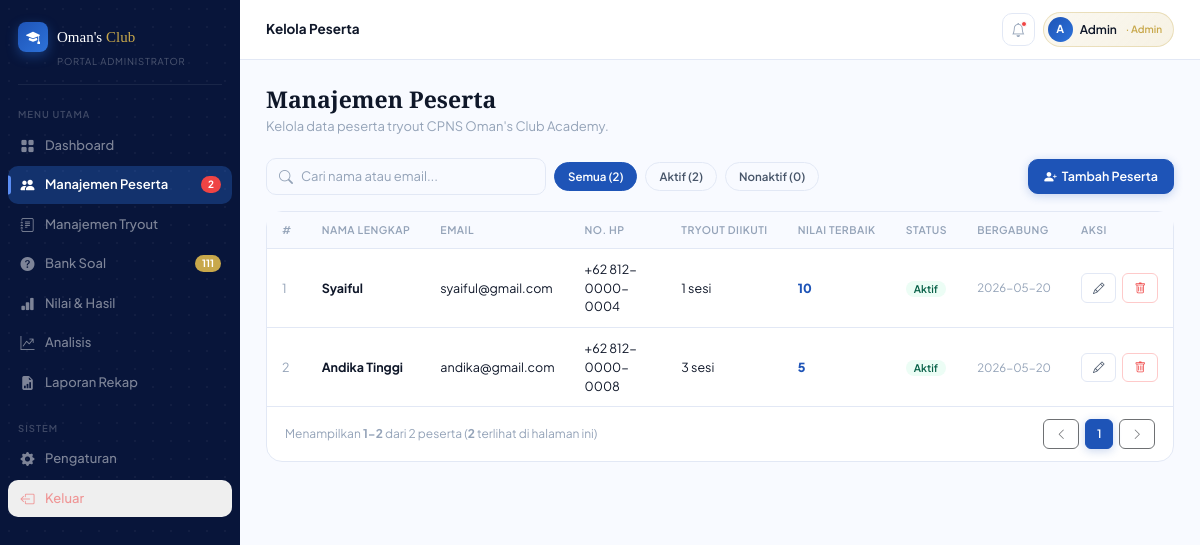
Screenshot of /Admin/kelola-peserta (signed in) with the database file from the repository.
### tables this page shows
CREATE TABLE IF NOT EXISTS `user` (
  `id_user` int unsigned NOT NULL AUTO_INCREMENT,
  `nama` varchar(100) NOT NULL,
  `email` varchar(150) NOT NULL,
  `password` varchar(255) NOT NULL COMMENT 'bcrypt hash',
  `no_hp` varchar(20) DEFAULT NULL,
  `role` enum('admin','peserta') NOT NULL DEFAULT 'peserta',
  `status` enum('aktif','nonaktif') NOT NULL DEFAULT 'aktif',
  `foto` varchar(255) DEFAULT NULL COMMENT 'path file foto profil',
  `last_login` datetime DEFAULT NULL,
  `created_at` datetime NOT NULL DEFAULT CURRENT_TIMESTAMP,
  `updated_at` datetime NOT NULL DEFAULT CURRENT_TIMESTAMP ON UPDATE CURRENT_TIMESTAMP,
  PRIMARY KEY (`id_user`),
  UNIQUE KEY `uq_email` (`email`),
  KEY `idx_role` (`role`),
  KEY `idx_status` (`status`)
);

### app/Kontrol/Admin/AdminPage.php (called while the page is built, shortened)
<?php
function AKelolaPeserta(){
    include BASE_PATH . "/app/Tampilan/Layout/Admin-layout.php";
}
?>

### app/Pusat/routing.php (called while the page is built, shortened)
<?php
$routes = [];
function request($uri, $method) {
    global $routes;
    $uri = parse_url($uri, PHP_URL_PATH);
    $method = strtoupper($_POST['_method'] ?? $method);
    $callback = $routes[$method][$uri] ?? null;
    call_user_func($callback);
}
?>

### public/index.php (called while the page is built, shortened)
<?php
require BASE_PATH . '/app/Pusat/db.php';
require BASE_PATH . '/app/Pusat/routing.php';
request($_SERVER['REQUEST_URI'], $_SERVER['REQUEST_METHOD']);
?>

### app/Pusat/db.php (called while the page is built, shortened)
<?php
class DatabasePool
{
    private static array $connections = [];
    private static ?array $env = null;
    public static function connection(string $name = 'default'): PDO
    {
        if (isset(self::$connections[$name])) {
            return self::$connections[$name];
        }
        $config = self::config();
        $dsn = sprintf(
            'mysql:host=%s;port=%s;dbname=%s;charset=%s',
            $config['host'],
            $config['port'],
            $config['database'],
            $config['charset']
        );
        self::$connections[$name] = new PDO($dsn, $config['username'], $config['password'], [
            PDO::ATTR_ERRMODE => PDO::ERRMODE_EXCEPTION,
            PDO::ATTR_DEFAULT_FETCH_MODE => PDO::FETCH_ASSOC,
            PDO::ATTR_EMULATE_PREPARES => false,
            PDO::ATTR_PERSISTENT => true,
            PDO::MYSQL_ATTR_INIT_COMMAND => "SET NAMES {$config['charset']} COLLATE utf8mb4_unicode_ci",
        ]);
        return self::$connections[$name];
    }
    public static function query(string $sql, array $params = []): PDOStatement
    {
        $statement = self::connection()->prepare($sql);
        $statement->execute($params);
        return $statement;
    }
    public static function fetchAll(string $sql, array $params = []): array
    {
        return self::query($sql, $params)->fetchAll();
    }
    public static function config(): array
    {
        $env = self::env();
        return [
            'host' => $env['DB_HOST'] ?? '127.0.0.1',
            'port' => $env['DB_PORT'] ?? '3306',
            'database' => $env['DB_DATABASE'] ?? 'db_tryout_cpns',
            'username' => $env['DB_USERNAME'] ?? 'root',
            'password' => $env['DB_PASSWORD'] ?? '',
            'charset' => $env['DB_CHARSET'] ?? 'utf8mb4',
        ];
    }
    private static function env(): array
    {
        self::$env = [];
        $path = defined('BASE_PATH') ? BASE_PATH . '/.env' : dirname(__DIR__, 2) . '/.env';
        foreach (file($path, FILE_IGNORE_NEW_LINES | FILE_SKIP_EMPTY_LINES) as $line) {
            $line = trim($line);
            if ($line === '' || str_starts_with($line, '#') || !str_contains($line, '=')) {
                continue;
            }
            [$key, $value] = explode('=', $line, 2);
            $key = trim($key);
            $value = trim($value);
            $value = trim($value, "\"'");
            self::$env[$key] = $value;
        }
        return self::$env;
    }
}
function db_fetch_all(string $sql, array $params = []): array
{
    return DatabasePool::fetchAll($sql, $params);
}
?>

### app/Tampilan/Halaman/Admin/kelola-peserta-admin.php (the view, shortened to what this page needs)
<?php
$pesertaRows = [];
$participantStats = [
  'semua' => 0,
  'aktif' => 0,
  'nonaktif' => 0,
];
$perPage = 10;
$currentPage = max(1, (int) ($_GET['page'] ?? 1));
$totalPages = 1;
$startNumber = 0;
$endNumber = 0;
try {
  $statRows = db_fetch_all("
    SELECT status, COUNT(*) AS total
    FROM user
    WHERE role = 'peserta'
    GROUP BY status
  ");
  foreach ($statRows as $row) {
    if (isset($participantStats[$row['status']])) {
      $participantStats[$row['status']] = (int) $row['total'];
    }
  }
  $participantStats['semua'] = $participantStats['aktif'] + $participantStats['nonaktif'];
  $totalPages = max(1, (int) ceil($participantStats['semua'] / $perPage));
  $currentPage = min($currentPage, $totalPages);
  $offset = ($currentPage - 1) * $perPage;
  $startNumber = $participantStats['semua'] ? $offset + 1 : 0;
  $pesertaRows = db_fetch_all("
    SELECT
      u.id_user,
      u.nama,
      u.email,
      u.no_hp,
      u.status,
      DATE(u.created_at) AS bergabung,
      COUNT(h.id_hasil) AS tryout_diikuti,
      COALESCE(MAX(h.total_nilai), 0) AS nilai_terbaik
    FROM user u
    LEFT JOIN hasil h ON h.id_user = u.id_user AND h.status_pengerjaan IN ('selesai', 'timeout')
    WHERE u.role = 'peserta'
    GROUP BY u.id_user, u.nama, u.email, u.no_hp, u.status, u.created_at
    ORDER BY u.created_at DESC, u.id_user DESC
    LIMIT {$perPage} OFFSET {$offset}
  ");
  $endNumber = min($offset + count($pesertaRows), $participantStats['semua']);
} catch (Throwable $e) {
  $flash = [
    'type' => 'error',
    'message' => 'Data peserta belum bisa dibaca: ' . $e->getMessage(),
  ];
}
$pesertaUrl = function (int $page): string {
  return BASE_URL . '/Admin/kelola-peserta?' . http_build_query(['page' => max(1, $page)]);
};
$pageStart = max(1, $currentPage - 2);
$pageEnd = min($totalPages, $currentPage + 2);
if ($pageEnd - $pageStart < 4) {
  $pageStart = max(1, $pageEnd - 4);
  $pageEnd = min($totalPages, $pageStart + 4);
}
?>
<div class="page active" id="pg-peserta">
    <div class="page-body">
      <div class="page-heading anim">
        <h2>Manajemen Peserta</h2>
        <p>Kelola data peserta tryout CPNS Oman's Club Academy.</p>
      </div>
      <div style="display:flex;align-items:center;justify-content:space-between;gap:12px;flex-wrap:wrap;margin-bottom:16px;" class="anim anim-d1">
        <div style="display:flex;align-items:center;gap:8px;flex-wrap:wrap;flex:1;">
          <div class="search-bar" style="max-width:280px;flex:1;">
            <i class="bi bi-search"></i>
            <input type="text" placeholder="Cari nama atau email..." oninput="filterPeserta(this.value)" id="srch-peserta"/>
          </div>
          <div class="filter-bar" style="margin-bottom:0;">
            <button class="filter-btn active" onclick="filterStatus('semua',this)">Semua (<?= $participantStats['semua'] ?>)</button>
            <button class="filter-btn" onclick="filterStatus('aktif',this)">Aktif (<?= $participantStats['aktif'] ?>)</button>
            <button class="filter-btn" onclick="filterStatus('nonaktif',this)">Nonaktif (<?= $participantStats['nonaktif'] ?>)</button>
          </div>
        </div>
        <a class="btn btn-primary" href="<?= BASE_URL ?>/Admin/tambah-peserta">
          <i class="bi bi-person-plus-fill"></i> Tambah Peserta
        </a>
      </div>
      <div class="card anim anim-d2">
        <div style="overflow-x:auto;">
          <table class="data-table" id="tbl-peserta">
            <thead>
              <tr>
                <th>#</th>
                <th>Nama Lengkap</th>
                <th>Email</th>
                <th>No. HP</th>
                <th>Tryout Diikuti</th>
                <th>Nilai Terbaik</th>
                <th>Status</th>
                <th>Bergabung</th>
                <th>Aksi</th>
              </tr>
            </thead>
            <tbody id="tbody-peserta">
              <?php foreach ($pesertaRows as $index => $peserta): ?>
                <tr data-status="<?= htmlspecialchars($peserta['status']) ?>" data-search="<?= htmlspecialchars(strtolower($peserta['nama'] . ' ' . $peserta['email'] . ' ' . ($peserta['no_hp'] ?? ''))) ?>">
                  <td style="color:var(--ash);"><?= $startNumber + $index ?></td>
                  <td style="font-weight:700;"><?= htmlspecialchars($peserta['nama']) ?></td>
                  <td><?= htmlspecialchars($peserta['email']) ?></td>
                  <td><?= htmlspecialchars($peserta['no_hp'] ?? '-') ?></td>
                  <td><?= (int) $peserta['tryout_diikuti'] ?> sesi</td>
                  <td style="font-weight:800;color:var(--blue-main);"><?= number_format((float) $peserta['nilai_terbaik'], 0) ?></td>
                  <td><span class="badge <?= $peserta['status'] === 'aktif' ? 'badge-pass' : 'badge-fail' ?>"><?= ucfirst($peserta['status']) ?></span></td>
                  <td style="color:var(--ash);font-size:11.5px;white-space:nowrap;"><?= htmlspecialchars($peserta['bergabung']) ?></td>
                  <td>
                    <div style="display:inline-flex;gap:6px;align-items:center;">
                      <a class="btn btn-ghost btn-sm" href="<?= BASE_URL ?>/Admin/edit-peserta?id=<?= (int) $peserta['id_user'] ?>" title="Edit peserta"><i class="bi bi-pencil"></i></a>
                      <form method="post" action="<?= BASE_URL ?>/Admin/peserta" onsubmit="return confirm('Hapus peserta ini? Data hasil tryout peserta juga dapat ikut terdampak oleh relasi database.');" style="display:inline-flex;">
                        <button class="btn btn-danger btn-sm" type="submit" title="Hapus peserta"><i class="bi bi-trash"></i></button>
                      </form>
                    </div>
                  </td>
                </tr>
              <?php endforeach; ?>
            </tbody>
          </table>
        </div>
        <div style="padding:12px 18px;border-top:1px solid var(--smoke);display:flex;align-items:center;justify-content:space-between;">
          <div style="font-size:12px;color:var(--ash);">
            Menampilkan <strong><?= $startNumber ?>-<?= $endNumber ?></strong> dari <?= $participantStats['semua'] ?> peserta
            <span style="color:var(--ash);">(<strong id="peserta-count"><?= count($pesertaRows) ?></strong> terlihat di halaman ini)</span>
          </div>
          <div style="display:flex;gap:6px;">
            <?php if ($currentPage > 1): ?>
              <a class="btn btn-ghost btn-sm" href="<?= $pesertaUrl($currentPage - 1) ?>" title="Halaman sebelumnya"><i class="bi bi-chevron-left"></i></a>
            <?php else: ?>
              <button class="btn btn-ghost btn-sm" type="button" disabled title="Halaman sebelumnya"><i class="bi bi-chevron-left"></i></button>
            <?php endif; ?>
            <?php for ($page = $pageStart; $page <= $pageEnd; $page++): ?>
              <a class="btn <?= $page === $currentPage ? 'btn-primary' : 'btn-ghost' ?> btn-sm" href="<?= $pesertaUrl($page) ?>"><?= $page ?></a>
            <?php endfor; ?>
            <?php if ($currentPage < $totalPages): ?>
              <a class="btn btn-ghost btn-sm" href="<?= $pesertaUrl($currentPage + 1) ?>" title="Halaman berikutnya"><i class="bi bi-chevron-right"></i></a>
            <?php else: ?>
              <button class="btn btn-ghost btn-sm" type="button" disabled title="Halaman berikutnya"><i class="bi bi-chevron-right"></i></button>
            <?php endif; ?>
          </div>
        </div>
      </div>
    </div>
  </div>

### public/Styles/Basis/variables.css (style rules this page uses)
:root { --navy: #08153A; --blue-dark: #0D2149; --blue-mid: #1A3D7C; --blue-main: #1E54B7; --blue-bright: #2D72D9; --blue-light: #5B8EF5; --blue-pale: #DAE5FD; --blue-ghost: #EBF2FE; --frost: #F0F5FF; --white: #FFFFFF; --off-white: #F7FAFF; --ink: #0F1729; --slate: #475569; --ash: #94A3B8; --smoke: #E2E8F5; --cloud: #F8FAFF; --gold: #C8A84B; --gold-light: #F0D070; --emerald: #10B981; --crimson: #EF4444; --amber: #F59E0B; --sb-w: 240px; --bar-h: 60px; --r-lg: 16px; --r-md: 10px; --r-sm: 6px; --r-xs: 4px; --shadow-sm: 0 1px 2px 0 rgb(0 0 0 / 0.05); --shadow-md: 0 4px 6px -1px rgb(0 0 0 / 0.1); --shadow-lg: 0 10px 15px -3px rgb(0 0 0 / 0.1); --shadow-xl: 0 20px 25px -5px rgb(0 0 0 / 0.1); --transition-fast: 0.15s ease; --transition-normal: 0.22s ease; --transition-slow: 0.3s ease; --z-dropdown: 100; --z-sticky: 200; --z-sidebar: 300; --z-modal: 500; --z-toast: 600; }

### public/Styles/Layout/main.css (style rules this page uses)
.page { display: none; flex: 1; }
.page.active { display: block; }
.page-body { padding: 26px; max-width: 1200px; }
.page-heading { margin-bottom: 22px; }
.page-heading h2 { font-family: 'Playfair Display', serif; font-size: 23px; color: var(--ink); line-height: 1.2; margin-bottom: 3px; }
.page-heading p { font-size: 13px; color: var(--ash); }
.filter-bar { display: flex; align-items: center; gap: 8px; flex-wrap: wrap; margin-bottom: 16px; }

### public/Styles/Komponen/cards.css (style rules this page uses)
.card { background: var(--white); border: 1px solid var(--smoke); border-radius: var(--r-lg); transition: box-shadow var(--transition-normal), border-color var(--transition-normal); }

### public/Styles/Komponen/buttons.css (style rules this page uses)
.btn { display: inline-flex; align-items: center; gap: 5px; font-family: 'Plus Jakarta Sans', sans-serif; font-size: 12.5px; font-weight: 600; padding: 7px 15px; border-radius: var(--r-md); cursor: pointer; transition: all var(--transition-fast); border: 1.5px solid transparent; text-decoration: none; }
.btn-primary { background: var(--blue-main); color: #fff; border-color: var(--blue-main); box-shadow: 0 2px 10px rgba(30, 84, 183, 0.24); }
.btn-ghost { background: transparent; color: var(--slate); border-color: var(--smoke); }
.btn-danger { background: transparent; color: var(--crimson); border-color: #FECACA; }
.btn-sm { padding: 5px 11px; font-size: 11.5px; border-radius: var(--r-sm); }
.filter-btn { font-size: 11.5px; font-weight: 600; padding: 5px 13px; border-radius: 20px; border: 1.5px solid var(--smoke); background: transparent; color: var(--slate); cursor: pointer; transition: all var(--transition-fast); font-family: 'Plus Jakarta Sans', sans-serif; }
.filter-btn.active { background: var(--blue-main); border-color: var(--blue-main); color: #fff; }

### public/Styles/Komponen/forms.css (style rules this page uses)
.search-bar { display: flex; align-items: center; gap: 8px; background: var(--cloud); border: 1.5px solid var(--smoke); border-radius: var(--r-md); padding: 7px 12px; transition: all var(--transition-fast); }
.search-bar i { color: var(--ash); font-size: 14px; flex-shrink: 0; }
.search-bar input { border: none; background: transparent; outline: none; font-size: 13px; font-family: 'Plus Jakarta Sans', sans-serif; color: var(--ink); width: 100%; }
.search-bar input::placeholder { color: var(--ash); }

### public/Styles/Komponen/tables.css (style rules this page uses)
.data-table { width: 100%; border-collapse: collapse; }
.data-table thead th { font-size: 10.5px; font-weight: 600; letter-spacing: 0.5px; text-transform: uppercase; color: var(--ash); padding: 10px 15px; background: var(--cloud); border-bottom: 1px solid var(--smoke); white-space: nowrap; text-align: left; }
.data-table tbody td { padding: 11px 15px; font-size: 12.5px; color: var(--ink); border-bottom: 1px solid var(--smoke); }
.data-table tbody tr:last-child td { border-bottom: none; }

### public/Styles/Komponen/badges.css (style rules this page uses)
.badge { display: inline-flex; align-items: center; gap: 3px; font-size: 10.5px; font-weight: 600; padding: 3px 8px; border-radius: 20px; }
.badge-pass { background: #ECFDF5; color: #065F46; }

### public/Styles/FItur/animations.css (style rules this page uses)
.anim { animation: fadeSlideUp 0.36s ease both; }
.anim-d1 { animation-delay: 0.06s; }
.anim-d2 { animation-delay: 0.12s; }

### rows the page displays
user: index "1", nama "Syaiful", email "syaiful@gmail.com", no_hp "+62 812-0000-0004", tryout_diikuti "1", nilai_terbaik "10", status "Aktif", bergabung "2026-05-20"
user: index "2", nama "Andika Tinggi", email "andika@gmail.com", no_hp "+62 812-0000-0008", tryout_diikuti "3", nilai_terbaik "5", status "Aktif", bergabung "2026-05-20"

### other values shown
$item['label'] "Dashboard"
$item['label'] "Manajemen Peserta"
$item['badge'] "2"
$item['label'] "Manajemen Tryout"
$item['label'] "Bank Soal"
$item['badge'] "111"
$item['label'] "Nilai & Hasil"
$item['label'] "Analisis"
$item['label'] "Laporan Rekap"
$item['label'] "Pengaturan"
$topbarTitle "Kelola Peserta"
$participantStats['semua'] "2"
$participantStats['aktif'] "2"
$participantStats['nonaktif'] "0"
$startNumber "1"
